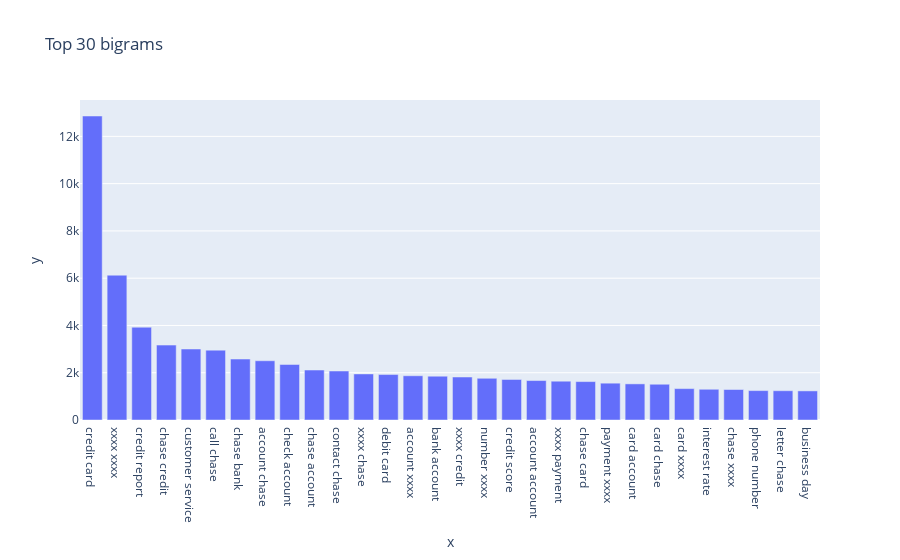

Here is the notebook cell this chart was saved with:
### Code cell
#Write your code here to find the top 30 bigram frequency among the complaints in the cleaned datafram(df_clean). 
bigram = get_top_30_words(df_clean["Complaint_clean"], 2,30)
for word, freq in bigram:
    print(word, freq)
px.bar(x=[word for word, freq in bigram], y=[freq for word, freq in bigram], title='Top 30 bigrams')

### Figure 1 — Plotly figure (JSON) as saved in the notebook; plotly's stock layout.template omitted (floating-point values rounded to 4 significant figures)
{"data": [{"alignmentgroup": "True", "hovertemplate": "x=%{x}<br>y=%{y}<extra></extra>", "legendgroup": "", "marker": {"color": "#636efa", "pattern": {"shape": ""}}, "name": "", "offsetgroup": "", "orientation": "v", "showlegend": false, "textposition": "auto", "type": "bar", "x": ["credit card", "xxxx xxxx", "credit report", "chase credit", "customer service", "call chase", "chase bank", "account chase", "check account", "chase account", "contact chase", "xxxx chase", "debit card", "account xxxx", "bank account", "xxxx credit", "number xxxx", "credit score", "account account", "xxxx payment", "chase card", "payment xxxx", "card account", "card chase", "card xxxx", "interest rate", "chase xxxx", "phone number", "letter chase", "business day"], "xaxis": "x", "y": [12862, 6127, 3927, 3170, 3004, 2956, 2579, 2507, 2349, 2114, 2073, 1950, 1923, 1871, 1855, 1819, 1765, 1715, 1669, 1641, 1625, 1558, 1528, 1513, 1328, 1300, 1290, 1244, 1239, 1231], "yaxis": "y"}], "layout": {"barmode": "relative", "legend": {"tracegroupgap": 0}, "title": {"text": "Top 30 bigrams"}, "xaxis": {"anchor": "y", "domain": [0, 1], "title": {"text": "x"}}, "yaxis": {"anchor": "x", "domain": [0, 1], "title": {"text": "y"}}}}
